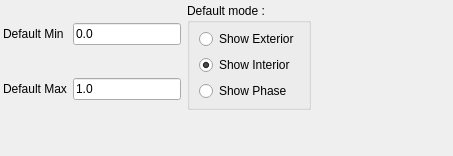
<?xml version="1.0" encoding="UTF-8"?>
<ui version="4.0">
 <class>toolbar_clippingParameters</class>
 <widget class="QWidget" name="toolbar_clippingParameters">
  <property name="geometry">
   <rect>
    <x>0</x>
    <y>0</y>
    <width>453</width>
    <height>156</height>
   </rect>
  </property>
  <property name="sizePolicy">
   <sizepolicy hsizetype="Preferred" vsizetype="Preferred">
    <horstretch>0</horstretch>
    <verstretch>0</verstretch>
   </sizepolicy>
  </property>
  <property name="windowTitle">
   <string>Form</string>
  </property>
  <layout class="QGridLayout" name="gridLayout">
   <property name="sizeConstraint">
    <enum>QLayout::SetMaximumSize</enum>
   </property>
   <property name="leftMargin">
    <number>3</number>
   </property>
   <property name="topMargin">
    <number>3</number>
   </property>
   <property name="rightMargin">
    <number>3</number>
   </property>
   <property name="bottomMargin">
    <number>3</number>
   </property>
   <property name="verticalSpacing">
    <number>3</number>
   </property>
   <item row="2" column="0">
    <widget class="QLabel" name="label_defaultMax">
     <property name="text">
      <string>Default Max</string>
     </property>
    </widget>
   </item>
   <item row="1" column="1">
    <widget class="QDoubleEdit" name="lineEdit_defaultMin">
     <property name="sizePolicy">
      <sizepolicy hsizetype="Preferred" vsizetype="Fixed">
       <horstretch>0</horstretch>
       <verstretch>0</verstretch>
      </sizepolicy>
     </property>
     <property name="acceptDrops">
      <bool>false</bool>
     </property>
     <property name="toolTip">
      <string/>
     </property>
     <property name="text">
      <string notr="true">0.0</string>
     </property>
    </widget>
   </item>
   <item row="2" column="1">
    <widget class="QDoubleEdit" name="lineEdit_defaultMax">
     <property name="sizePolicy">
      <sizepolicy hsizetype="Preferred" vsizetype="Fixed">
       <horstretch>0</horstretch>
       <verstretch>0</verstretch>
      </sizepolicy>
     </property>
     <property name="acceptDrops">
      <bool>false</bool>
     </property>
     <property name="toolTip">
      <string/>
     </property>
     <property name="text">
      <string notr="true">1.0</string>
     </property>
    </widget>
   </item>
   <item row="1" column="2" rowspan="2">
    <widget class="QGroupBox" name="groupBox">
     <property name="title">
      <string>Default mode :</string>
     </property>
     <layout class="QVBoxLayout" name="verticalLayout">
      <property name="topMargin">
       <number>6</number>
      </property>
      <property name="bottomMargin">
       <number>6</number>
      </property>
      <item>
       <widget class="QRadioButton" name="exteriorRadioButton">
        <property name="sizePolicy">
         <sizepolicy hsizetype="Preferred" vsizetype="Preferred">
          <horstretch>0</horstretch>
          <verstretch>0</verstretch>
         </sizepolicy>
        </property>
        <property name="text">
         <string>Show Exterior</string>
        </property>
        <property name="checked">
         <bool>false</bool>
        </property>
       </widget>
      </item>
      <item>
       <widget class="QRadioButton" name="interiorRadioButton">
        <property name="sizePolicy">
         <sizepolicy hsizetype="Preferred" vsizetype="Preferred">
          <horstretch>0</horstretch>
          <verstretch>0</verstretch>
         </sizepolicy>
        </property>
        <property name="text">
         <string>Show Interior</string>
        </property>
        <property name="checked">
         <bool>true</bool>
        </property>
       </widget>
      </item>
      <item>
       <widget class="QRadioButton" name="phaseRadioButton">
        <property name="text">
         <string>Show Phase</string>
        </property>
       </widget>
      </item>
     </layout>
    </widget>
   </item>
   <item row="4" column="2">
    <spacer name="verticalSpacer">
     <property name="orientation">
      <enum>Qt::Vertical</enum>
     </property>
     <property name="sizeHint" stdset="0">
      <size>
       <width>0</width>
       <height>0</height>
      </size>
     </property>
    </spacer>
   </item>
   <item row="1" column="0">
    <widget class="QLabel" name="label_defaultMin">
     <property name="text">
      <string>Default Min</string>
     </property>
    </widget>
   </item>
   <item row="1" column="3">
    <spacer name="horizontalSpacer">
     <property name="orientation">
      <enum>Qt::Horizontal</enum>
     </property>
     <property name="sizeHint" stdset="0">
      <size>
       <width>40</width>
       <height>20</height>
      </size>
     </property>
    </spacer>
   </item>
  </layout>
 </widget>
 <customwidgets>
  <customwidget>
   <class>QDoubleEdit</class>
   <extends>QLineEdit</extends>
   <header>qdoubleedit.h</header>
  </customwidget>
 </customwidgets>
 <tabstops>
  <tabstop>lineEdit_defaultMin</tabstop>
  <tabstop>exteriorRadioButton</tabstop>
  <tabstop>interiorRadioButton</tabstop>
 </tabstops>
 <resources/>
 <connections/>
</ui>
